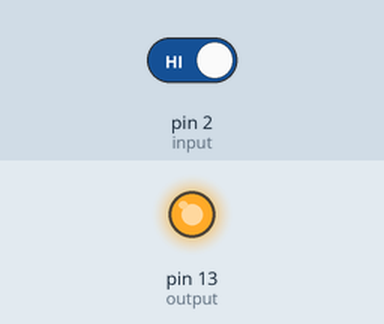
Bench run of a sketch on a simulated Arduino Uno, built with avr-gcc and run on an emulated ATmega328P. Shown: output pins drawn as LEDs (lit = HIGH). The test bench sets the inputs (shaded band); at power-on: pin 2 (input) HIGH.

Above: at 1.2 s.
1.3 s: pin 2 (input) driven LOW
At 2.5 s:
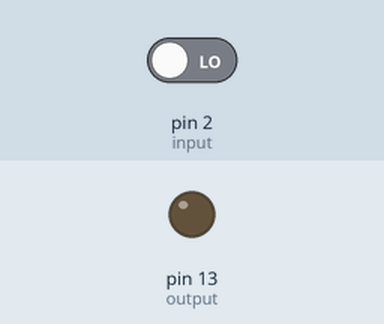
2.8 s: pin 2 (input) driven HIGH
At 3.7 s:
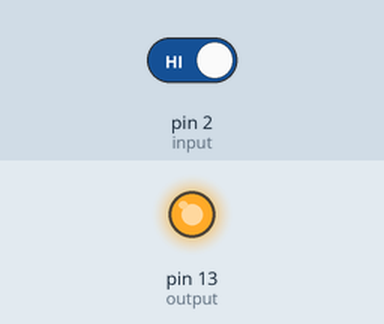
Timing chart, 0 to 5.8 s (numbered marks = the images above; inputs shaded):
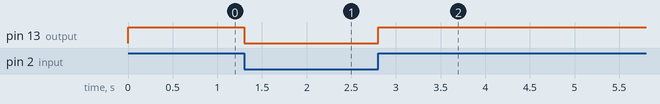

The sketch:

bat-tat-den-xoay-chieu.ino
```cpp
const int input = 2;
int output = 13;
int state = 0;
int val = 0;
void setup()
{
  Serial.begin(9600);//Mở cổng Serial ở mức 9600

  pinMode (2, INPUT);
  pinMode (13, OUTPUT);

}

void loop()
{

  val = digitalRead(input);
  if (val == 0)
  {
   digitalWrite (output, LOW);
  }
  else{
  digitalWrite (output, HIGH);
       }
}
```

Measured:
- after the input at 1.3 s, pin 13 (output): HIGH → LOW at once
- after the input at 2.8 s, pin 13 (output): LOW → HIGH at once
